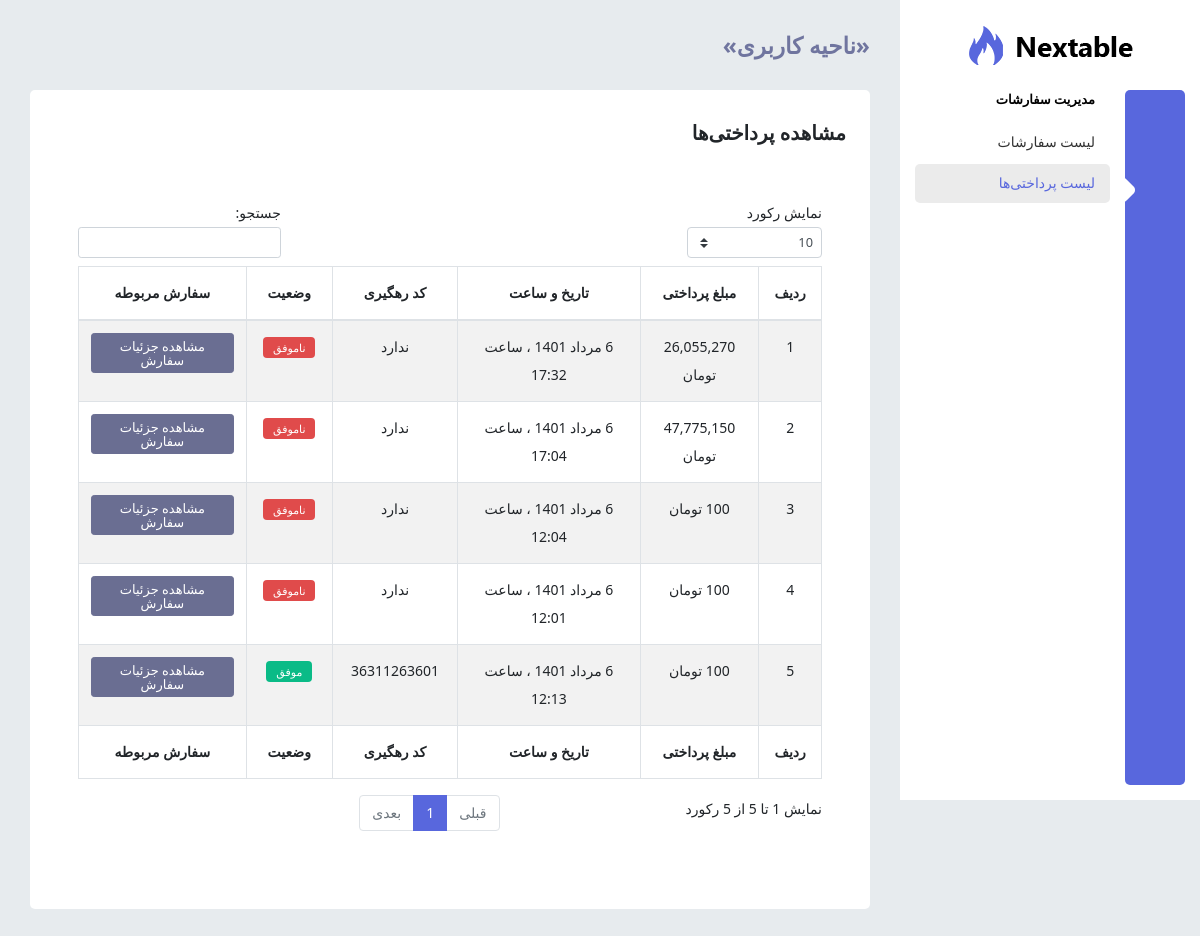
The app's page /panel/payments/ (signed in) with its own data.
### orders/models.py (models this page shows, shortened)
class Payment(models.Model):
    user = models.ForeignKey(User, on_delete=models.SET_NULL, null=True, blank=True, related_name='user')
    order = models.ForeignKey(Order, on_delete=models.SET_NULL, null=True, blank=True, related_name='order')
    amount = models.PositiveIntegerField()
    authority = models.CharField(max_length=250)
    status = models.BooleanField(default=False)
    tracking_code = models.CharField(max_length=100, default=None, null=True, blank=True)
    created = models.DateTimeField(auto_now_add=True)
    updated = models.DateTimeField(auto_now=True)
    class Meta:
        ordering = ('status', '-id')

### panel/views.py (the view)
# urls.py: path('payments/', views.PaymentListView.as_view(), name='payments'),
class PaymentListView(ListView):
    template_name = 'panel/users/payment_list.html'
    def get_queryset(self):
        return Payment.objects.filter(user=self.request.user)

### extensions/jalali.py (called while the page is built)
    def persian_tuple(self):
        return self.persian_year, self.persian_month, self.persian_day

### orders/context_processors.py (called while the page is built)
def cart(request):
    cart = Cart(request)
    return {
        'cart': cart
    }

### templatetags/panel_base_tags.py (called while the page is built)
@register.inclusion_tag('panel/partials/nav_item.html')
def nav_item(request, url_name, text):
    return {
        'request': request,
        'url_name': url_name,
        'go_to': f'panel:{url_name}',
        'text': text,
    }

@register.inclusion_tag('panel/partials/nav_menu.html')
def nav_menu(request, url_names, href, text, icon):
    return {
        'request': request,
        'url_names': url_names.split(','),
        'href': href,
        'text': text,
        'icon': icon,
    }

@register.inclusion_tag('panel/partials/nav_active.html')
def nav_active(request, url_names):
    return {
        'request': request,
        'url_names': url_names.split(','),
    }

@register.inclusion_tag('panel/partials/jalali_date.html')
def jalali_date(date):
    return {
        'date': jalali_converter(date),
    }

### templates/panel/users/payment_list.html
{% extends 'panel/base.html' %}
{% load humanize %}
{% load panel_base_tags %}
{% block panel_title %} مشاهده پرداختی‌ها{% endblock %}
{% block panel_content %}
<div class="card">
    <div class="card-body">
        <table id="example1" class="table table-striped table-bordered" width="100%">
            <thead>
                <tr class="text-center">
                    <th>ردیف</th>
                    <th>مبلغ پرداختی</th>
                    <th>تاریخ و ساعت</th>
                    <th>کد رهگیری</th>
                    <th>وضعیت</th>
                    <th>سفارش مربوطه</th>
                </tr>
            </thead>
            <tbody>
                {% for payment in object_list %}
                    <tr class="text-center">
                        <td>{{ forloop.counter }}</td>
                        <td>{{ payment.amount|intcomma:False }} تومان</td>
                        <td>{% jalali_date payment.created %}</td>
                        <td>
                            {% if payment.tracking_code %}
                            {{ payment.tracking_code }}
                            {% else %}
                            ندارد
                            {% endif %}
                        </td>
                        <td>
                            {% if payment.status %}
                            <span class="badge badge-success">موفق</span>
                            {% else %}
                            <span class="badge badge-danger">ناموفق</span>
                            {% endif %}
                        </td>
                        <td><a href="{% url 'panel:order_detail' payment.order.id %}" class="btn btn-secondary btn-sm">مشاهده جزئیات سفارش</a></td>
                    </tr>
                {% endfor %}
            </tbody>
            <tfoot>
                <tr class="text-center">
                    <th>ردیف</th>
                    <th>مبلغ پرداختی</th>
                    <th>تاریخ و ساعت</th>
                    <th>کد رهگیری</th>
                    <th>وضعیت</th>
                    <th>سفارش مربوطه</th>
                </tr>
            </tfoot>
        </table>
    </div>
</div>
{% endblock %}

### templates/panel/partials/jalali_date.html
{{date}}

### records on screen
Payment: amount "26,055,270", date "6 مرداد 1401 ، ساعت 17:32", shows "ندارد", status "ناموفق"
Payment: amount "47,775,150", date "6 مرداد 1401 ، ساعت 17:04", shows "ندارد", status "ناموفق"
Payment: date "6 مرداد 1401 ، ساعت 12:04", shows "ندارد", status "ناموفق"
Payment: date "6 مرداد 1401 ، ساعت 12:01", shows "ندارد", status "ناموفق"
Payment: date "6 مرداد 1401 ، ساعت 12:13", tracking_code "36311263601", status "موفق"

### other values on screen
{{ text }} "لیست سفارشات لیست پرداختی‌ها"
